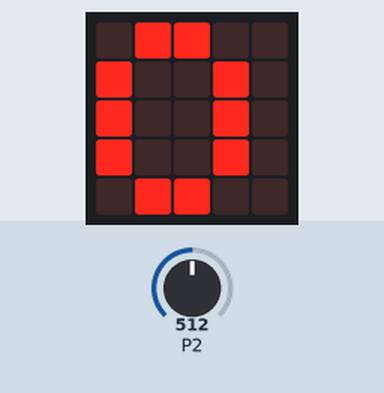
Recording of a program running on a simulated BBC micro:bit running MicroPython. Shown: the board's 5×5 LED display. Inputs (shaded band) come from the test bench; at power-on: P2 = 512 (analog values on the 0–1023 scale).

Above: at 1.2 s.
1.3 s: P2 set to 306
At 3.6 s:
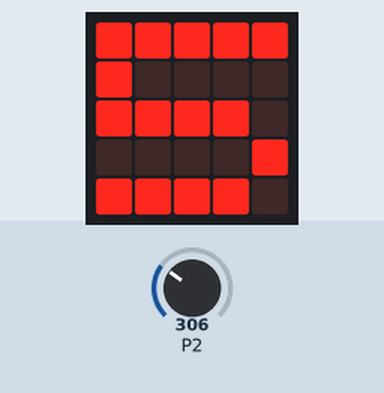
4.2 s: P2 set to 222
At 6.3 s:
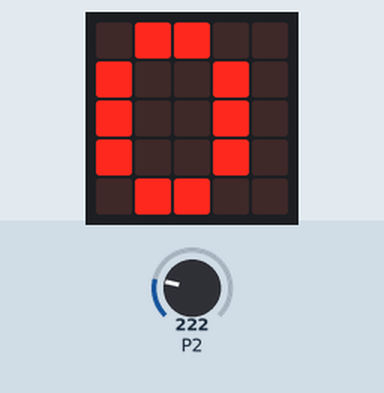
7.3 s: P2 set to 242
At 9.3 s:
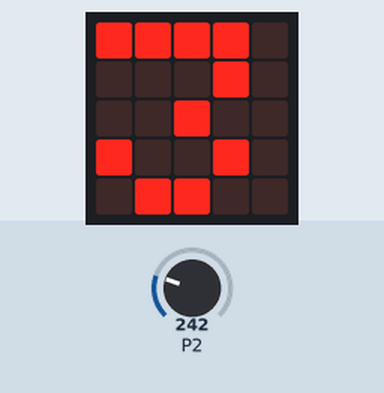
Timing chart, 0 to 10.8 s (numbered marks = the images above; inputs shaded):
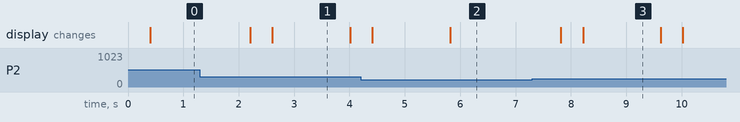

The program:

5-4-Battery_level-main.py
```python
# Imports go at the top
from microbit import *

# Read the battery level
# 4 AA batteries
def readBatteryLevel():
    # Read the battery voltage value
    batLevel = pin2.read_analog()
    if batLevel > 310:   # 310=6V/6/0.0032226, 100%
            batLevel = 310
    if batLevel < 232:   # 232=4.5V/6/0.0032226, 0%
            batLevel = 232
    # Map 232-310 values to 0-100
    batLevel = scale(batLevel, from_=(232, 310), to=(0, 100))
    return batLevel  # return battery level

# Code in a 'while True:' loop repeats forever
while True:
    # Dot matrix display of battery level
    display.show(readBatteryLevel())
    sleep(1000)  # delay 1000 milliseconds
```

Measured:
- after the input at 1.3 s, the display: first changes after 0.91 s (image 1 shows a later state)
- after the input at 4.2 s, the display: first differs from a run without the input after 1.6 s (image 2)
- after the input at 7.3 s, the display: first changes after 0.52 s (image 3 shows a later state)
- what the display in image 1 shows lasts 1.4 s, from 2.6 s to 4.0 s
